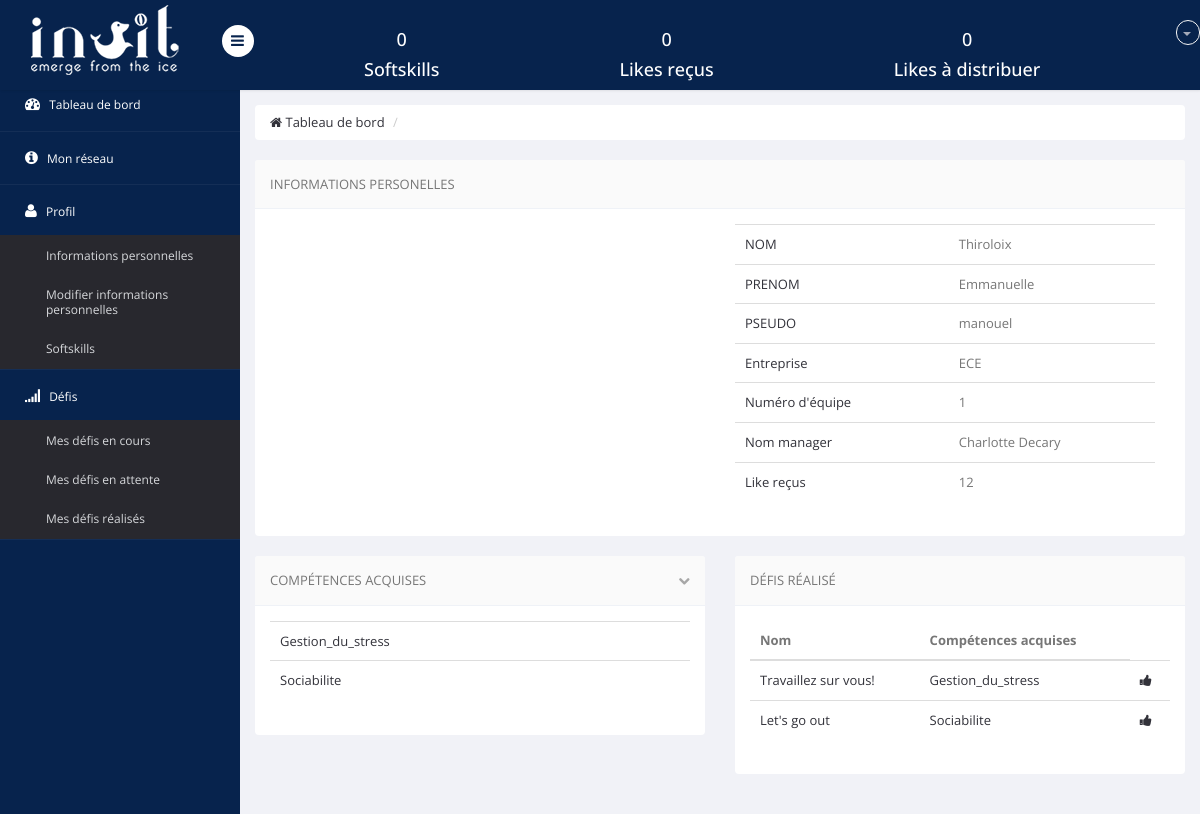
Page /profil_info.php?id=19 (signed in) on the earlier database version.
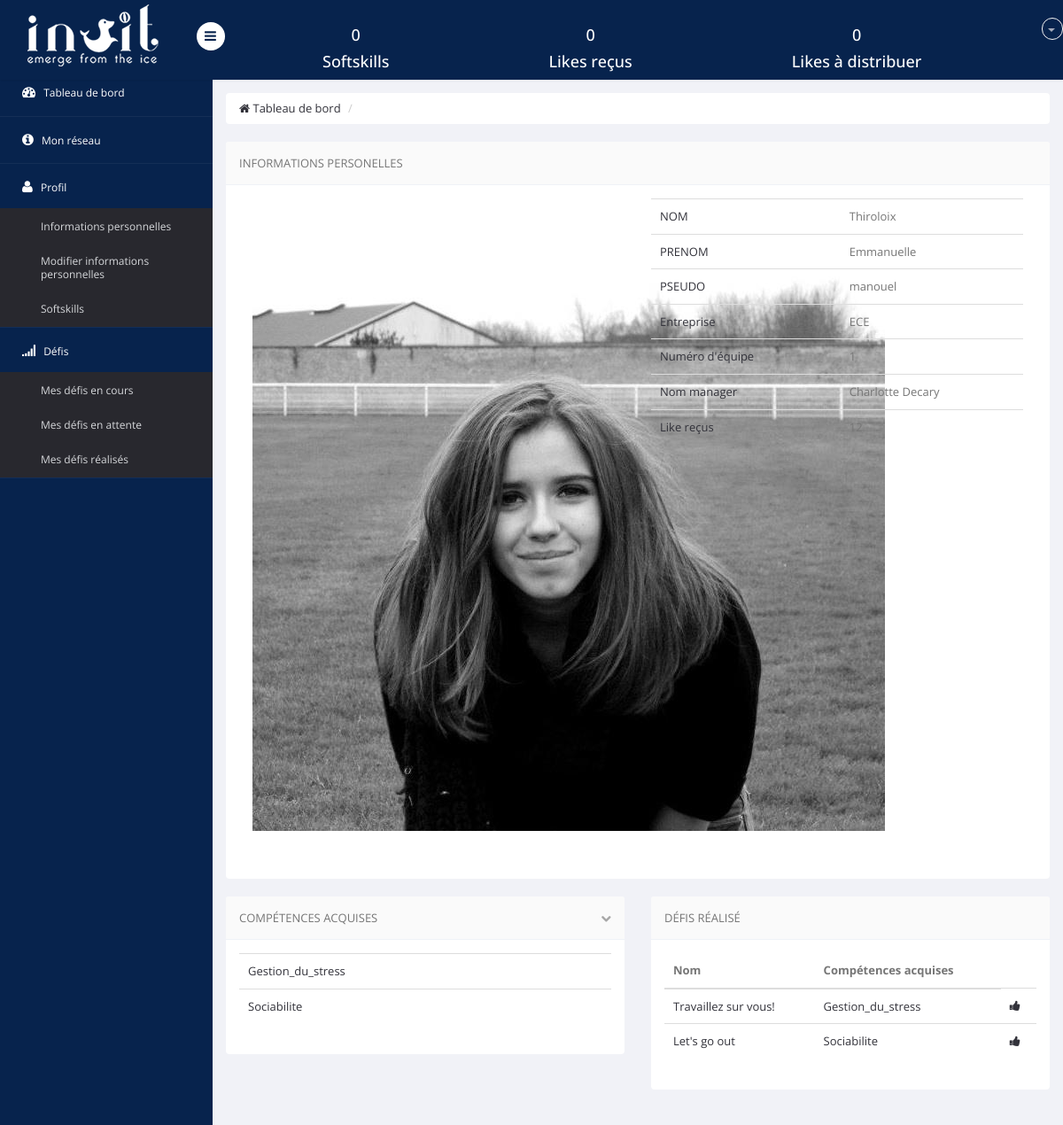
Same page on the later database version.
### tables this page shows
CREATE TABLE `informations` (
  `id` int(10) NOT NULL,
  `likes_recus` int(11) NOT NULL,
  `likes_distrib` int(11) NOT NULL DEFAULT '0',
  `defis_realises` varchar(255) NOT NULL,
  `defis_en_cours` varchar(255) NOT NULL,
  `defis_non_realises` varchar(255) NOT NULL,
  `defis_en_attente` varchar(255) NOT NULL,
  `entreprise` text NOT NULL,
  `equipe` int(11) NOT NULL,
  `type` set('employe','administrateur','manager') NOT NULL,
  `prenom` text NOT NULL,
  `nom` text NOT NULL,
  `competences` varchar(255) NOT NULL,
  `photo` varchar(100) NOT NULL DEFAULT 'user.png',
  `username` varchar(10) NOT NULL,
  `password` varchar(30) NOT NULL,
  `competences_acquises` varchar(255) NOT NULL
);

CREATE TABLE `defis` (
  `id` int(11) NOT NULL,
  `nom` text NOT NULL,
  `resume` longtext NOT NULL,
  `competences_acquises` set('Optimisme','Confiance','Sociabilite','Empathie','Communication','Efficacite','Gestion_du_stress','Creativite','Audace','Motivation','Visualisation','Présence','Adaptabilite','Curiosite','Disponibilite') NOT NULL,
  `duree` int(11) NOT NULL,
  `importance` int(11) NOT NULL
);

### profil_info.php (the view, shortened to what this page needs)
<?php
require 'include/functions.php';
include("include/header.inc.php");
include("include/menu_haut.inc.php");
include("include/menu_gauche.inc.php");
$id=$_GET['id'];
require_once 'include/db.php';
$req=$pdo->prepare('SELECT * FROM informations WHERE id = ?');
      $req->execute([$id]);
      $mec=$req->fetch();
$req=$pdo->prepare('SELECT * FROM informations WHERE (entreprise=? AND equipe=? AND type=?)');
$req->execute([$mec->entreprise,$mec->equipe,"manager"]);
$manager=$req->fetch();
$req=$pdo->prepare('SELECT * FROM informations WHERE id = ?');
      $req->execute([$_SESSION['auth']->id]);
      $moi=$req->fetch();
$like_a_distrib=$moi->likes_distrib;
?>
  <body>
    <section id="main-content">
        <section class="wrapper">
        <div class="row">
                <div class="col-md-12">
                    <ul class="breadcrumb">
                        <li><a href="tableau_de_bord.php"><i class="fa fa-home"></i> Tableau de bord</a></li>
                        <li class="active"></li>
                    </ul>
                </div>
            </div>
            <div class="row">
              <div class="col-lg-12">
                <section class="panel">
                  <header class="panel-heading">
                    Informations personelles
                  </header>
                  <div class="panel-body">
                    <div class="col-lg-6">
                        <table class="table">
                            <tr>
                                  <img src=<?php echo("images/".$mec->photo)?> alt="">
                                  <br>
                                  <br>
                            </tr>
                        </table>
                    </div>
                    <div class="col-lg-6">
                        <table class="table">
                            <tr>
                                <td><a href="#">NOM</a></td>
                                <td>
                                    <?php echo($mec->nom)?>
                                </td>
                            </tr>
                            <tr>
                                <td><a href="#">PRENOM</a></td>
                                <td>
                                    <?php echo($mec->prenom)?>
                                </td>
                            </tr>
                            <tr>
                                <td><a href="#">PSEUDO</a></td>
                                <td><?php echo($mec->username)?>
                                </td>
                            </tr>
                            <tr>
                                <td><a href="#">Entreprise</a></td>
                                <td><?php echo($mec->entreprise)?>
                                </td>
                            </tr>
                            <tr>
                                <td><a href="#">Numéro d'équipe</a></td>
                                <td><?php echo($mec->equipe)?>
                                </td>
                            </tr>
                            <tr>
                                <td><a href="#">Nom manager</a></td>
                                <td><?php echo($manager->prenom.' '.$manager->nom)?>
                                </td>
                            </tr>
                            <tr>
                                <td><a href="#">Like reçus</a></td>
                                <td><?php echo($mec->likes_recus)?>
                                </td>
                            </tr>
                        </table>
                    </div>
                </div>
                 </section>
              </div>
            <div class="col-lg-6">
                <section class="panel">
                    <header class="panel-heading">
                        Compétences Acquises
                        <span class="tools pull-right">
                            <a href="javascript:;" class="fa fa-chevron-down"></a>
                         </span>
                    </header>
                    <div class="panel-body">
                        <table class="table  table-hover general-table">
                            <tbody>
                                    <?php $competences=$mec->competences_acquises;
                                    $comp=explode(",", $competences);
                                     if(!empty($competences)){
                                     foreach($comp as $c): ?>
                                       <tr>
                                       <td><a ><?php echo $c; ?></a></td>
                                        </tr>
                                    <?php endforeach;
                                    }
                                    else{?>
                                    <tr>
                                       <td><a >Pas de compétences acquises</a></td>
                                        </tr>
                                    <?php }?>
                                </tbody>
                        </table>
                    </div>
                </section>
            </div>
    <div class="col-lg-6">
                <section class="panel">
                    <header class="panel-heading">
                        Défis réalisé
                    </header>
                    <div class="panel-body">
                        <table class="table  table-hover general-table">
                            <thead>
                            <tr>
                                <th> Nom</th>                                <th>Compétences acquises</th>
                            </tr>
                            </thead>
                           <tbody>
                                <?php
                                $defis=$mec->defis_realises;
                                if(!empty($defis)){
                                    $int=explode(",", $defis);
                                    foreach($int as $def):
                                        $req=$pdo->prepare('SELECT * FROM defis WHERE id=?');
                                        $req->execute([$def]);
                                        $mon_def=$req->fetch();
                                        ?><tr>
                                          <td><a ><?php echo $mon_def->nom; ?></a></td>
                                          <td><a ><?php echo $mon_def->competences_acquises; ?></a></td>
                                          <?php if($like_a_distrib !='0'){?>
                                            <td><a href=<?php echo("liker_defis.php?id=".$id); ?>><i class="fa fa-thumbs-up"></i></a></td>
                                            <?php }?>
                                          </tr>
                                          <?php
                                    endforeach;
                                }else{?>
                                    <tr>
                                       <td><a >Pas de défis réalisés</a></td>
                                    </tr><?php
                                }?>
                            </tbody>
                        </table>
                    </div>
                </section>
            </div>
        </section>
    </section>
</section>
  </body>
</html>

### include/header.inc.php (shortened to what this page needs)
<!DOCTYPE html>
<html lang="en">
<head>
    <link href="css/bootstrap.min.css" rel="stylesheet">
    <link href="css/bootstrap-reset.css" rel="stylesheet">
    <link href="css/font-awesome/css/font-awesome.min.css" rel="stylesheet" />
    <link href="css/style.css" rel="stylesheet">
    <link href="css/style-responsive.css" rel="stylesheet" />
</head>

### include/menu_haut.inc.php (shortened to what this page needs)
<?php
require_once 'include/db.php';
    $req=$pdo->prepare('SELECT * FROM informations WHERE id = ?');
    $req->execute([$_SESSION['auth']->id]);
    $moi=$req->fetch();
    $nb_like_distrib=$moi->likes_distrib;
    $nb_like_recus=$moi->likes_recus;
    if($nb_like_recus==''){
        $nb_like_recus='0';
    }
    if($nb_like_distrib==''){
        $nb_like_distrib='0';
    }
    $competences=$moi->competences_acquises;
    if($competences!=''){
        $array_comp=explode(',', $competences);
        $nb_comp=count($array_comp);
    }
    else $nb_comp='0';
?>
<section id="container" >
<header class="header fixed-top clearfix">
<div class="brand">
      <a href="tableau_de_bord.php" class="logo">
      <img src="images/logo_inuit.png" alt="">
    </a>
    <div class="sidebar-toggle-box">
        <div class="fa fa-bars"></div>
    </div>
</div>
<div class="top-nav clearfix">
 <ul class="nav pull-left top-menu1">
<h4><?php echo $nb_comp ?></h4>
<h4>Softskills</h4>
</ul>
<ul class="nav pull-left top-menu2">
<h4><?php echo $nb_like_recus ?></h4>
<h4>Likes reçus </h4>
</ul>
<ul class="nav pull-left top-menu3">
<h4><?php echo $nb_like_distrib ?></h4>
<h4>Likes à distribuer</h4>
</ul>
    <ul class="nav pull-right top-menu">
        <li class="dropdown">
            <a data-toggle="dropdown" class="dropdown-toggle" href="modification_information.php">
                <b class="caret"></b>
            </a>
        </li>
    </ul>
</div>
</header>

### include/menu_gauche.inc.php
<?php
      $page = $_SERVER['REQUEST_URI'];
      $page = str_replace("/projet-ppe/", "",$page);
?>
<aside>
    <div id="sidebar" class="nav-collapse">
                    <div class="leftside-navigation">
            <ul class="sidebar-menu" id="nav-accordion">
            <li>
                <a href="tableau_de_bord.php" <?php if($page == "tableau_de_bord.php" ){echo 'class="active"';} ?>>
                    <i class="fa fa-dashboard"></i>
                    <span>Tableau de bord</span>
                </a>
            </li>
            <li class="sub-menu">
                <a href="liste_connexion.php" <?php if($page == "liste_connexion.php"){echo 'class="active"';} ?>>
                    <i class="fa fa-info-circle"></i>
                    <span>Mon réseau</span>
                </a>
            </li>
            <li class="sub-menu">
                <a href="javascript:;" <?php if($page == "modification_information.php" || $page=="modification_information_modif.php" || $page=="modification_information_competences.php"){echo 'class="active"';} ?>>
                    <i class="fa fa-user"></i>
                    <span>Profil</span>
                </a>
                <ul class="sub">
                    <li <?php if($page == "modification_information.php" ){echo 'class="active"';} ?>><a href="modification_information.php">Informations personnelles</a></li>
                </ul>
                <ul class="sub">
                    <li <?php if($page == "modification_information_modifs.php" ){echo 'class="active"';} ?>><a href="modification_information_modifs.php">Modifier informations personnelles</a></li>
                </ul>
                <ul class="sub">
                    <li <?php if($page == "modification_information_competences.php" ){echo 'class="active"';} ?>><a href="modification_information_competences.php">Softskills</a></li>
                </ul>
            </li>
            <li class="sub-menu">
                <a href="javascript:;" <?php if($page == "defis_en_cours.php" || $page=="defis_en_attente.php" || $page=="defis_realises.php"){echo 'class="active"';} ?>>
                    <i class="fa fa-signal"></i>
                    <span>Défis</span>
                </a>
                <ul class="sub">
                    <li <?php if($page == "defis_en_cours.php" ){echo 'class="active"';} ?>><a href="defis_en_cours".php">Mes défis en cours</a></li>
                </ul>
                <ul class="sub">
                    <li <?php if($page == "defis_en_attente.php" ){echo 'class="active"';} ?>><a href="defis_en_attente.php">Mes défis en attente</a></li>
                </ul>
                <ul class="sub">
                    <li <?php if($page == "defis_realises.php" ){echo 'class="active"';} ?>><a href="defis_realises".php">Mes défis réalisés</a></li>
                </ul>
            </li>
        </ul></div>
    </div>
</aside>

Differences in the rows shown:
changed informations "Thiroloix": photo: picture added
